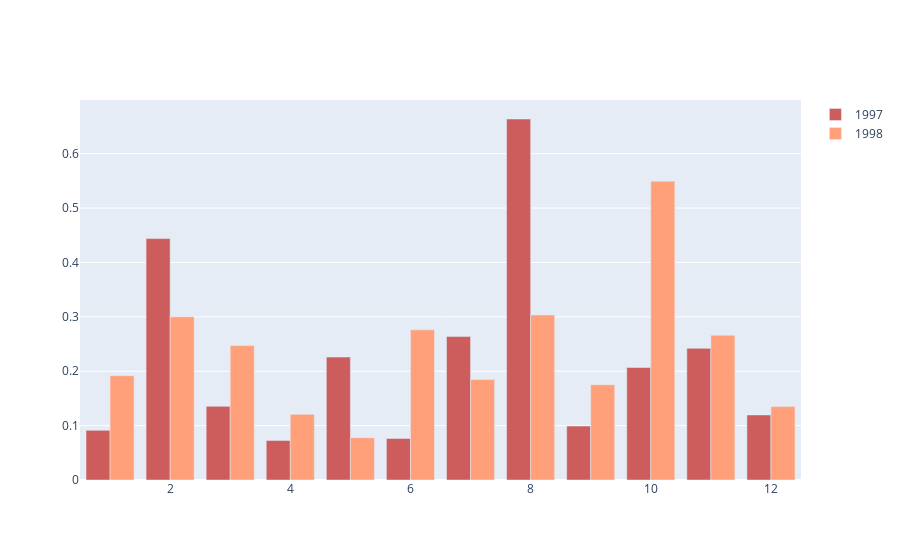

The notebook cell this image was saved under:
### Code cell
std1997 = monthStandardDeviation(1997)
std1998 = monthStandardDeviation(1998)
std1999 = monthStandardDeviation(1999)
std2000 = monthStandardDeviation(2000)
std2001 = monthStandardDeviation(2001)

monthStr = ["01", "02", "03", "04", "05", "06", "07", "08", "09", "10", "11", "12"]

fig = go.Figure()
fig.add_trace(go.Bar(x=monthStr, y=std1997["Std"],name='1997',marker_color='indianred'))
fig.add_trace(go.Bar(x=monthStr, y=std1998["Std"],name='1998',marker_color='lightsalmon'))
fig.add_trace(go.Bar(x=monthStr, y=std1998["Std"],name='1998',marker_color='lightsalmon'))
fig.add_trace(go.Bar(x=monthStr, y=std1998["Std"],name='1998',marker_color='lightsalmon'))
fig.add_trace(go.Bar(x=monthStr, y=std1998["Std"],name='1998',marker_color='lightsalmon'))

fig.show()

### Figure 1 — Plotly figure (JSON) as saved in the notebook; plotly's stock layout.template omitted (floating-point values rounded to 4 significant figures)
{"data": [{"marker": {"color": "indianred"}, "name": "1997", "type": "bar", "x": ["01", "02", "03", "04", "05", "06", "07", "08", "09", "10", "11", "12"], "y": [0.09126, 0.4438, 0.1354, 0.07282, 0.226, 0.07628, 0.2638, 0.6638, 0.0992, 0.2068, 0.2421, 0.1196]}, {"marker": {"color": "lightsalmon"}, "name": "1998", "type": "bar", "x": ["01", "02", "03", "04", "05", "06", "07", "08", "09", "10", "11", "12"], "y": [0.1917, 0.3001, 0.2471, 0.1207, 0.07776, 0.2761, 0.1847, 0.3035, 0.1752, 0.5495, 0.2661, 0.135]}], "layout": {}}
